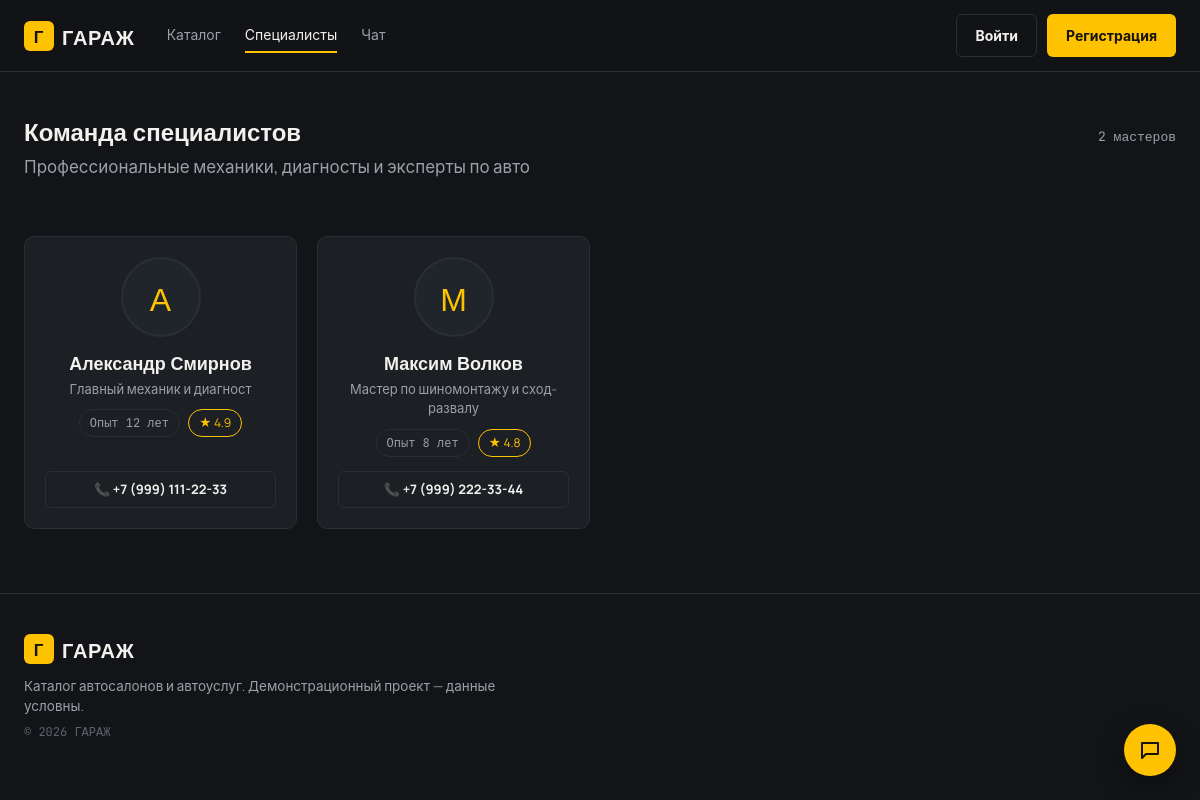
The app's page /stations with its own data.
### tables this page shows
CREATE TABLE specialists (
        id TEXT PRIMARY KEY,
        station_id TEXT,
        name TEXT NOT NULL,
        role TEXT NOT NULL,
        photo TEXT,
        rating REAL DEFAULT 5.0,
        experience TEXT,
        phone TEXT,
        status TEXT DEFAULT 'Свободен',
        completed_jobs INTEGER DEFAULT 0,
        earnings REAL DEFAULT 0,
        created_at TEXT,
        FOREIGN KEY (station_id) REFERENCES stations(id)
    );

### app.py (the view)
@app.route("/stations")
def stations_list():
    station_id = request.args.get("station_id", "")
    stations = [dict(s) for s in query_db("SELECT * FROM stations ORDER BY name")]
    if station_id:
        specialists = [dict(sp) for sp in query_db(
            "SELECT * FROM specialists WHERE station_id = ? ORDER BY rating DESC", (station_id,)
        )]
    else:
        specialists = [dict(sp) for sp in query_db("SELECT * FROM specialists ORDER BY rating DESC")]
    return render_template(
        "stations.html", stations=stations, specialists=specialists, active_station=station_id
    )

### app.py (called while the page is built)
def query_db(query, args=(), one=False):
    conn = get_db()
    cur = conn.cursor()
    cur.execute(query, args)
    rv = cur.fetchall()
    conn.close()
    return (rv[0] if rv else None) if one else rv

@app.context_processor
def inject_globals():
    return {
        'now': datetime.now(timezone.utc)
    }

### db.py (called while the page is built)
def get_db():
    os.makedirs(DATA_DIR, exist_ok=True)
    conn = sqlite3.connect(DB_PATH)
    conn.row_factory = sqlite3.Row
    return conn

### templates/stations.html (shortened to what this page needs)
{% extends "base.html" %}
{% block content %}
<section class="catalog__inner">
  <div class="catalog__head">
    <div>
      <h1 class="catalog__title">Команда специалистов</h1>
      <p class="hero__sub" style="margin-top: 6px;">Профессиональные механики, диагносты и эксперты по авто</p>
    </div>
    <span class="catalog__count mono">{{ specialists|length }} мастеров</span>
  </div>
  <div class="spec-grid">
    {% for spec in specialists %}
      <div class="spec-card">
        {% if spec.photo %}
          <img src="{{ spec.photo }}" alt="{{ spec.name }}" class="spec-card__avatar">
        {% else %}
          <div class="spec-card__avatar spec-card__avatar--fallback">
            {{ spec.name[0] }}
          </div>
        {% endif %}
        <h3 class="spec-card__name">{{ spec.name }}</h3>
        <p class="spec-card__role">{{ spec.role }}</p>
        <div style="display: flex; gap: 8px; margin-bottom: 14px;">
          <span class="tag tag--mono">Опыт {{ spec.experience or '5+ лет' }}</span>
          <span class="tag tag--accent">★ {{ spec.rating or 5.0 }}</span>
        </div>
        {% if spec.phone %}
          <a href="tel:{{ spec.phone }}" class="btn btn--ghost btn--sm btn--block" style="margin-top: auto;">
            📞 {{ spec.phone }}
          </a>
        {% endif %}
      </div>
    {% else %}
      <div class="empty" style="grid-column: 1 / -1;">
        <p class="empty__title">Специалисты пока не добавлены</p>
      </div>
    {% endfor %}
  </div>
</section>
{% endblock %}

### templates/base.html (shortened to what this page needs)
<!DOCTYPE html>
<html lang="ru">
<head>
  <link rel="stylesheet" href="{{ url_for('static', filename='css/style.css') }}">
</head>
<body>
<header class="topbar">
  <div class="topbar__inner">
    <a href="{{ url_for('index') }}" class="brand">
      <span class="brand__mark">Г</span>
      <span class="brand__text">ГАРАЖ</span>
    </a>
    <nav class="mainnav">
      <a href="{{ url_for('index') }}" class="mainnav__link {% if request.endpoint == 'index' %}is-active{% endif %}">Каталог</a>
      <a href="{{ url_for('stations_list') }}" class="mainnav__link {% if request.endpoint == 'stations_list' %}is-active{% endif %}">Специалисты</a>
      <a href="{{ url_for('chats_view') }}" class="mainnav__link {% if request.endpoint == 'chats_view' %}is-active{% endif %}">Чат</a>
    </nav>
    <div class="topbar__auth">
      {% if current_user.is_authenticated %}
        {% if current_user.is_admin %}
          <a href="{{ url_for('admin_dashboard') }}" class="btn btn--ghost">Админка</a>
        {% endif %}
        <a href="{{ url_for('profile_view', user_id=current_user.id) }}" class="user-chip">
          {% if current_user.avatar %}
            <img src="{{ url_for('static', filename=current_user.avatar) }}" alt="" class="user-chip__avatar">
          {% else %}
            <span class="user-chip__dot"></span>
          {% endif %}
          {{ current_user.username }}
        </a>
        <a href="{{ url_for('logout') }}" class="btn btn--ghost">Выйти</a>
      {% else %}
        <a href="{{ url_for('login') }}" class="btn btn--ghost">Войти</a>
        <a href="{{ url_for('register') }}" class="btn btn--accent">Регистрация</a>
      {% endif %}
    </div>
  </div>
</header>
<main>
  {% block content %}{% endblock %}
</main>
<footer class="sitefooter">
  <div class="sitefooter__inner">
    <div class="brand brand--footer">
      <span class="brand__mark">Г</span>
      <span class="brand__text">ГАРАЖ</span>
    </div>
    <p class="sitefooter__note">Каталог автосалонов и автоуслуг. Демонстрационный проект — данные условны.</p>
    <p class="sitefooter__copy">© {{ now.year if now else '2026' }} ГАРАЖ</p>
  </div>
</footer>
<button id="chat-toggle" class="chat-toggle" type="button" aria-label="Открыть чат поддержки">
  <svg viewBox="0 0 24 24" fill="none" class="chat-toggle__icon">
    <path d="M4 5h16v11H8l-4 4V5z" stroke="currentColor" stroke-width="2" stroke-linejoin="round"/>
  </svg>
</button>
</body>
</html>

### records on screen
specialists: name "А", name "Александр Смирнов", role "Главный механик и диагност", experience "12 лет", rating "4.9", phone "+7 (999) 111-22-33"
specialists: name "М", name "Максим Волков", role "Мастер по шиномонтажу и сход-развалу", experience "8 лет", rating "4.8", phone "+7 (999) 222-33-44"

### other values on screen
{{ specialists|length }} "2"
